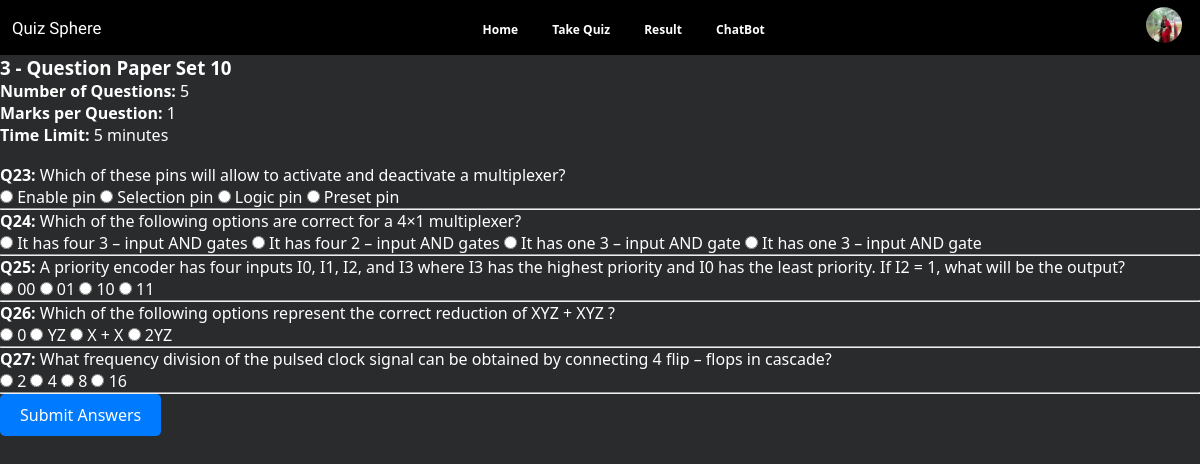
The app's page /Student_Allpage/question.php?paper_id=10 (signed in) with its own data.
### tables this page shows
CREATE TABLE `studentdetails` (
  `student_id` int(11) NOT NULL,
  `user_id` int(11) NOT NULL,
  `phone_no` varchar(15) NOT NULL,
  `dob` date NOT NULL,
  `gender` enum('male','female','other','prefer-not') NOT NULL,
  `course` varchar(50) NOT NULL,
  `semester` varchar(10) NOT NULL,
  `institute` varchar(255) NOT NULL,
  `profile_image` varchar(255) NOT NULL
);

CREATE TABLE `paperdetails` (
  `paper_id` int(11) NOT NULL,
  `subject_id` int(11) DEFAULT NULL,
  `num_of_questions` int(11) NOT NULL,
  `marks_per_question` int(11) NOT NULL,
  `time_limit` int(11) DEFAULT NULL,
  `submitted_by` varchar(255) NOT NULL DEFAULT 'admin'
);

CREATE TABLE `exam_questions` (
  `question_id` int(11) NOT NULL,
  `paper_id` int(11) DEFAULT NULL,
  `question` text NOT NULL,
  `option1` varchar(255) NOT NULL,
  `option2` varchar(255) NOT NULL,
  `option3` varchar(255) NOT NULL,
  `option4` varchar(255) NOT NULL,
  `correct_answer` varchar(255) NOT NULL
);

### Student_Allpage/question.php (the view, shortened to what this page needs)
<?php
include '../config.php';
$paper_id = isset($_GET['paper_id']) ? intval($_GET['paper_id']) : 0;
$paper_query = "SELECT * FROM paperdetails WHERE paper_id = $paper_id";
$paper_result = mysqli_query($conn, $paper_query);
$paper = mysqli_fetch_assoc($paper_result);
$questions_query = "SELECT * FROM exam_questions WHERE paper_id = $paper_id";
$questions_result = mysqli_query($conn, $questions_query);
?>
<!DOCTYPE html>
<html lang="en">
<head>
    <link rel="stylesheet" href="../Navber/style.css">
</head>
<body>
    <?php session_start();
    include '../config.php';
    include '../Navber/nav.php'; ?>
    <h3><?php echo $paper['subject_id'] . " - Question Paper Set " . $paper_id; ?></h3>
    <p><b>Number of Questions:</b> <?php echo $paper['num_of_questions']; ?></p>
    <p><b>Marks per Question:</b> <?php echo $paper['marks_per_question']; ?></p>
    <p><b>Time Limit:</b> <?php echo $paper['time_limit']; ?> minutes</p>
    <br>
    <div class="content">
        <form method="post" action="submit_answers.php">
            <?php if (mysqli_num_rows($questions_result) > 0): ?>
                <?php while ($question = mysqli_fetch_assoc($questions_result)): ?>
                    <div class="question">
                        <p><b>Q<?php echo $question['question_id']; ?>:</b> <?php echo $question['question']; ?></p>
                        <div class="options">
                            <label>
                                <input type="radio" name="answer_<?php echo $question['question_id']; ?>" value="1">
                                <?php echo $question['option1']; ?>
                            </label>
                            <label>
                                <input type="radio" name="answer_<?php echo $question['question_id']; ?>" value="2">
                                <?php echo $question['option2']; ?>
                            </label>
                            <label>
                                <input type="radio" name="answer_<?php echo $question['question_id']; ?>" value="3">
                                <?php echo $question['option3']; ?>
                            </label>
                            <label>
                                <input type="radio" name="answer_<?php echo $question['question_id']; ?>" value="4">
                                <?php echo $question['option4']; ?>
                            </label>
                        </div>
                    </div>
                    <hr>
                <?php endwhile; ?>
                <button type="submit" class="btn">Submit Answers</button>
            <?php else: ?>
                <p>No questions available for this paper.</p>
            <?php endif; ?>
        </form>
    </div>
</body>
</html>

### Navber/nav.php (shortened to what this page needs)
<?php
require '../config.php';
$user_id = $_SESSION['user_id'];
$query = $conn->prepare("SELECT u.name, s.profile_image FROM user u
                        JOIN studentdetails s ON u.id = s.user_id
                        WHERE u.id = ?");
$query->bind_param("i", $user_id);
$query->execute();
$result = $query->get_result();
if ($result->num_rows > 0) {
    $user = $result->fetch_assoc();
    $profile_image = $user['profile_image'];
} else {
    $name = "User Name";
    $profile_image = "image/icon.jpg";
}
?>
<!DOCTYPE html>
<html lang="en">
<head>
    <link rel="stylesheet" href="style.css">
</head>
<body>
    <header class="header">
        <div class="logo">
            <p class="quiz">Quiz Sphere</p>
        </div>
        <nav class="nav">
            <a href="../Student_home_page/studenthome.php">Home</a>
            <a href="../Student_Allpage/takequiz.php">Take Quiz</a>
            <a href="../Student_Allpage/result.php">Result</a>
            <a href="../main.php">ChatBot</a>
        </nav>
        <div class="profile">
            <img src="<?php echo htmlspecialchars($profile_image); ?>" alt="Profile Icon" class="profile-icon"
                onclick="togglePopup()">
        </div>
    </header>
</body>
</html>

### Navber/style.css (style rules this page uses)
* { font-family: Arial, sans-serif; margin: 0; padding: 0; }
body { font-family: Arial, sans-serif; }
.quiz { font-family: "Leckerli One", cursive; color: rgb(255, 255, 255); font-size: 1.4vw; padding-left: 1vw; }
.header { display: flex; justify-content: space-between; align-items: center; background-color: #000000; position: relative; width: 100vw; }
.nav { flex: 2; text-align: center; }
.nav a { margin: 0 15px; text-decoration: none; color: rgb(255, 255, 255); font-size: 1vw; font-weight: bold; }
.profile { position: relative; }
.profile-icon { width: 3vw; cursor: pointer; margin-right: 1.5vw; border-radius: 50%; padding: 0.6vw 0vw; }
button { padding: 15px; font-size: 1em; background: #444; color: white; border: none; border-radius: 4px; cursor: pointer; outline: none; }

### Admin_Allpages/css/style.css (style rules this page uses)
* { margin: 0; padding: 0; font-family: system-ui, -apple-system, BlinkMacSystemFont, "Segoe UI", Roboto, Oxygen, Ubuntu, Cantarell, "Open Sans", "Helvetica Neue", sans-serif; }
body { background-color: #292b2c; color: #ffffff; }
.btn { background-color: #007bff; color: white; padding: 10px 20px; border: none; border-radius: 5px; cursor: pointer; }

### records on screen
studentdetails: profile_image (picture)
paperdetails: subject "3", num_of_questions "5", marks_per_question "1", time_limit "5"
exam_questions: question_id "23", question "Which of these pins will allow to activate and deactivate a multiplexer?", option1 "Enable pin", option2 "Selection pin", option3 "Logic pin", option4 "Preset pin"
exam_questions: question_id "24", question "Which of the following options are correct for a 4×1 multiplexer?", option1 "It has four 3 – input AND gates", option2 "It has four 2 – input AND gates", option3 "It has one 3 – input AND gate", option4 "It has one 3 – input AND gate"
exam_questions: question_id "25", question "A priority encoder has four inputs I0, I1, I2, and I3 where I3 has the highest priority and I0 has the least priority. If I2 = 1, what will be the output?", option1 "00", option2 "01", option3 "10", option4 "11"
exam_questions: question_id "26", question "Which of the following options represent the correct reduction of XYZ + XYZ ?", option1 "0", option2 "YZ", option3 "X + X", option4 "2YZ"
exam_questions: question_id "27", question "What frequency division of the pulsed clock signal can be obtained by connecting 4 flip – flops in cascade?", option1 "2", option2 "4", option3 "8", option4 "16"

### other values on screen
$paper_id "10"
